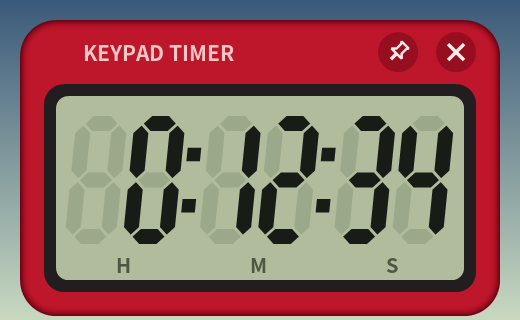
#> input picture docs/compact.png, 520 x 320 px, found by its file name
$ python compose_docs.py
#> lines starting #> are read from the running program, lines starting #| are printed output that depends on the picture
#!/usr/bin/env python3
"""Composite SHOTS PNGs onto the gradient background and build docs/overview.png + docs/compact.png."""
from pathlib import Path
from PIL import Image, ImageDraw

ROOT = Path(__file__).resolve().parents[1]
SHOTS = ROOT / "shots"
DOCS = ROOT / "docs"

def gradient(size, top=(58, 90, 122), bot=(200, 216, 192)):
    w, h = size
    im = Image.new("RGB", size)
    px = im.load()
    for y in range(h):
        t = y / max(1, h - 1)
        c = tuple(int(round(top[i] + (bot[i] - top[i]) * t)) for i in range(3))
        for x in range(w):
            px[x, y] = c
    return im

def ensure_bg():
    bg = SHOTS / "bg.png"
    if not bg.exists():
        gradient((520, 860)).save(bg)
    return Image.open(bg).convert("RGB")

def composite_one(name, off=(20, 20)):
    bg = ensure_bg().copy()
    fg = Image.open(SHOTS / f"{name}.png").convert("RGBA")
    bg.paste(fg, off, fg)
    bg.save(SHOTS / f"c_{name}.png")
    return bg, fg

def overview(names, panel_w=210, margin=12, gap=20):
    shots = [Image.open(SHOTS / f"{n}.png").convert("RGBA") for n in names]
    # scale each 2x shot to panel_w, keep aspect
    scaled = []
    for im in shots:
        h = round(im.height * panel_w / im.width)
        scaled.append(im.resize((panel_w, h), Image.Resampling.LANCZOS))
    ph = scaled[0].height
    w = margin * 2 + len(scaled) * panel_w + (len(scaled) - 1) * gap
    h = margin * 2 + ph
    canvas = gradient((w, h))
    x = margin
    for im in scaled:
        canvas.paste(im, (x, margin), im)
        x += panel_w + gap
    canvas.save(DOCS / "overview.png")
    SHOTS.joinpath(f"overview-0.5.4.png").parent.mkdir(exist_ok=True)
    canvas.save(SHOTS / "overview-0.5.4.png")
    print("overview", canvas.size)

def compact():
    fg = Image.open(SHOTS / "compact.png").convert("RGBA")
    canvas = gradient((520, 320))
#> in gradient, `im = Image.new("RGB", size)`: im: PIL image 520x320 RGB; every value is 0
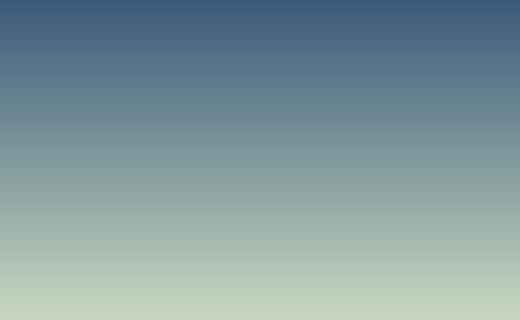
#> canvas: PIL image 520x320 RGB; mean R, G, B 129, 153, 157
    canvas.paste(fg, (20, 20), fg)
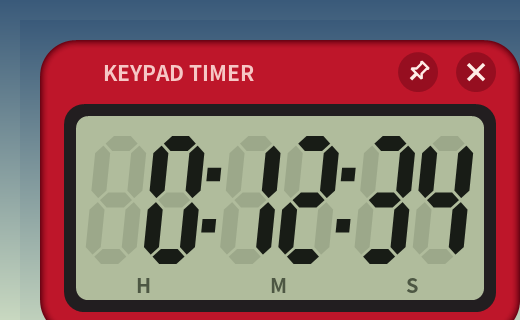
#> canvas: PIL image 520x320 RGB; mean R, G, B 134.9, 103.1, 100
    canvas.save(DOCS / "compact.png")
    print("compact", canvas.size)
#| compact (520, 320)

SHOWCASE = ["five", "ninety", "entered", "running", "stopwatch", "over"]

if __name__ == "__main__":
    import sys
    names = sys.argv[1:] or SHOWCASE
    for n in names:
        p = SHOTS / f"{n}.png"
        if p.exists():
            composite_one(n)
    present = [n for n in SHOWCASE if (SHOTS / f"{n}.png").exists()]
    if present:
        overview(present, panel_w=230, margin=12, gap=18)
    if (SHOTS / "compact.png").exists():
        compact()
